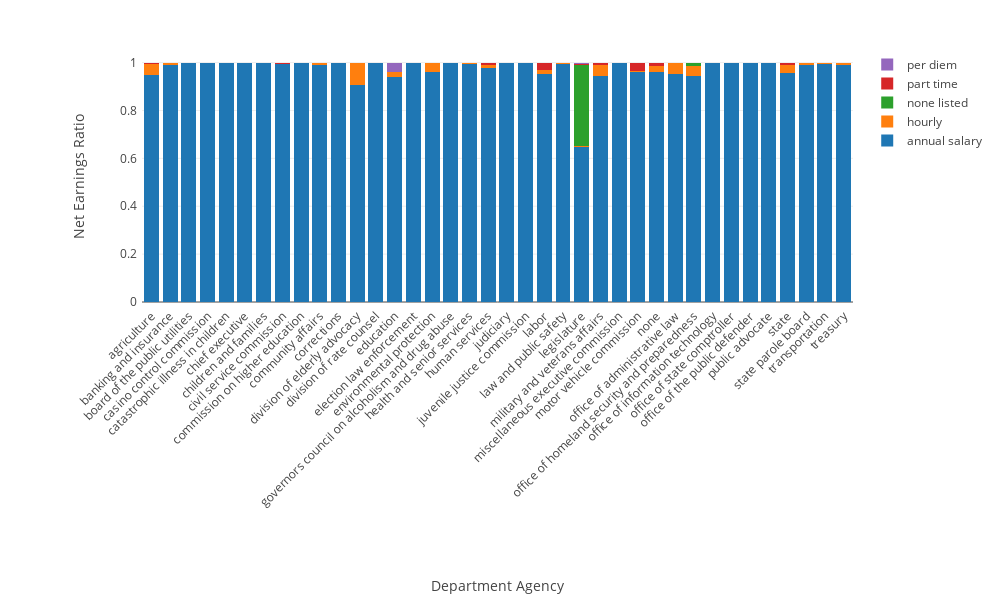

Notebook code cell kept with this figure:
### Code cell
init_notebook_mode(connected=True)

data = []

for i in relative_compensation_method_2018.columns:
    if i != 'total':
        data.append(go.Bar(
            x = relative_compensation_method_2018.index,
            y = relative_compensation_method_2018[i] / relative_compensation_method_2018['total'],
            name = i.lower()
        ))

layout = go.Layout(
    autosize=False,
    width=1000,
    height=600,
    xaxis=dict(
        title = ''.join(['Department Agency'] + [u'\xa0'] * 20 + [u'\n\xa0'] * 10),
        tickangle=-45,
        tickprefix= u'\xa0' * 20 + '\n' * 10,
        automargin=True
    ),
    yaxis=dict(
        title = 'Net Earnings Ratio',
        tickprefix= ' ' * 10,
        automargin=True
    ),
    margin=go.layout.Margin(
        l=100,
        r=50,
        b=250,
        t=50,
        pad=4
    ),
    barmode='stack',
)
fig = go.Figure(data=data, layout=layout)
iplot(fig)

### Figure 1 — Plotly figure (JSON) as saved in the notebook; plotly's stock layout.template omitted (floating-point values rounded to 4 significant figures)
{"data": [{"name": "annual salary", "type": "bar", "uid": "c975b62d-c90b-442e-b8c2-d9bb4d7d66d1", "x": ["agriculture", "banking and insurance", "board of the public utilities", "casino control commission", "catastrophic illness in children", "chief executive", "children and families", "civil service commission", "commission on higher education", "community affairs", "corrections", "division of elderly advocacy", "division of rate counsel", "education", "election law enforcement", "environmental protection", "governors council on alcoholism and drug abuse", "health and senior services", "human services", "judiciary", "juvenile justice commission", "labor", "law and public safety", "legislature", "military and veterans affairs", "miscellaneous executive commission", "motor vehicle commission", "none", "office of administrative law", "office of homeland security and preparedness", "office of information technology", "office of state comptroller", "office of the public defender", "public advocate", "state", "state parole board", "transportation", "treasury"], "y": [0.9475, 0.9896, 1.0, 1, 1, 0.9977, 0.997, 0.993, 1, 0.9902, 0.9992, 0.9052, 1, 0.9419, 0.9999, 0.9617, 1, 0.9938, 0.976, 0.9967, 0.9981, 0.9537, 0.9931, 0.6458, 0.9427, 1, 0.9587, 0.961, 0.953, 0.9449, 0.9981, 0.9999, 0.9971, 1, 0.9571, 0.9914, 0.9926, 0.9913]}, {"name": "hourly", "type": "bar", "uid": "7458e4b8-3e71-4a38-8d16-7c3ecbe06292", "x": ["agriculture", "banking and insurance", "board of the public utilities", "casino control commission", "catastrophic illness in children", "chief executive", "children and families", "civil service commission", "commission on higher education", "community affairs", "corrections", "division of elderly advocacy", "division of rate counsel", "education", "election law enforcement", "environmental protection", "governors council on alcoholism and drug abuse", "health and senior services", "human services", "judiciary", "juvenile justice commission", "labor", "law and public safety", "legislature", "military and veterans affairs", "miscellaneous executive commission", "motor vehicle commission", "none", "office of administrative law", "office of homeland security and preparedness", "office of information technology", "office of state comptroller", "office of the public defender", "public advocate", "state", "state parole board", "transportation", "treasury"], "y": [0.04826, 0.008419, 0, 0, 0, 0.002312, 4.314e-05, 0.0006423, 0, 0.009804, 0.0002812, 0.09478, 0, 0.01874, 0, 0.03599, 0, 0.005941, 0.01356, 0.001625, 0.001124, 0.01372, 0.006291, 0.004053, 0.04648, 0, 0.006884, 0.02289, 0.04697, 0.04046, 0, 0, 0.002304, 0, 0.03163, 0.00838, 0.007362, 0.008635]}, {"name": "none listed", "type": "bar", "uid": "beb6bb83-0312-4996-8a0f-bad44d7f9f37", "x": ["agriculture", "banking and insurance", "board of the public utilities", "casino control commission", "catastrophic illness in children", "chief executive", "children and families", "civil service commission", "commission on higher education", "community affairs", "corrections", "division of elderly advocacy", "division of rate counsel", "education", "election law enforcement", "environmental protection", "governors council on alcoholism and drug abuse", "health and senior services", "human services", "judiciary", "juvenile justice commission", "labor", "law and public safety", "legislature", "military and veterans affairs", "miscellaneous executive commission", "motor vehicle commission", "none", "office of administrative law", "office of homeland security and preparedness", "office of information technology", "office of state comptroller", "office of the public defender", "public advocate", "state", "state parole board", "transportation", "treasury"], "y": [3.95e-05, 3.555e-05, 3.491e-05, 0, 0, 0, 1.341e-05, 0, 0, 9.641e-06, 0.0003008, 0, 0, 2.025e-05, 0.0001446, 0.001805, 0, 3.351e-05, 2.968e-05, 1.628e-06, 6.01e-05, 3.909e-05, 7.539e-06, 0.3404, 0.001751, 0, 7.312e-05, 0.0004971, 0, 0.01462, 0, 5.608e-05, 1.264e-05, 0, 0, 0, 2.13e-05, 2.873e-05]}, {"name": "part time", "type": "bar", "uid": "cfdbcd78-cdcd-4a0e-aa3c-73ea44723ad2", "x": ["agriculture", "banking and insurance", "board of the public utilities", "casino control commission", "catastrophic illness in children", "chief executive", "children and families", "civil service commission", "commission on higher education", "community affairs", "corrections", "division of elderly advocacy", "division of rate counsel", "education", "election law enforcement", "environmental protection", "governors council on alcoholism and drug abuse", "health and senior services", "human services", "judiciary", "juvenile justice commission", "labor", "law and public safety", "legislature", "military and veterans affairs", "miscellaneous executive commission", "motor vehicle commission", "none", "office of administrative law", "office of homeland security and preparedness", "office of information technology", "office of state comptroller", "office of the public defender", "public advocate", "state", "state parole board", "transportation", "treasury"], "y": [0.004213, 0.001783, 0, 0, 0, 0, 0.002919, 0.006261, 0, 0, 0.0001963, 0, 0, 0.0007757, 0, 0.0005275, 0, 0.000231, 0.01031, 0.001671, 0.0006674, 0.03084, 0, 0.002189, 0.009037, 0, 0.03437, 0.01563, 0, 0, 0.001868, 0, 0.0005627, 0, 0.01128, 0, 0, 0]}, {"name": "per diem", "type": "bar", "uid": "7c755de9-9c65-41e6-9b98-303ef75284a8", "x": ["agriculture", "banking and insurance", "board of the public utilities", "casino control commission", "catastrophic illness in children", "chief executive", "children and families", "civil service commission", "commission on higher education", "community affairs", "corrections", "division of elderly advocacy", "division of rate counsel", "education", "election law enforcement", "environmental protection", "governors council on alcoholism and drug abuse", "health and senior services", "human services", "judiciary", "juvenile justice commission", "labor", "law and public safety", "legislature", "military and veterans affairs", "miscellaneous executive commission", "motor vehicle commission", "none", "office of administrative law", "office of homeland security and preparedness", "office of information technology", "office of state comptroller", "office of the public defender", "public advocate", "state", "state parole board", "transportation", "treasury"], "y": [0, 0.0001299, 0, 0, 0, 0, 0, 0.0001047, 0, 0, 0, 0, 0, 0.03855, 0, 0, 0, 0, 6.422e-05, 0, 0, 0.001651, 0.0006033, 0.007541, 0, 0, 0, 0, 0, 0, 0, 0, 0, 0, 0, 0.0001958, 1.884e-05, 0]}], "layout": {"autosize": false, "barmode": "stack", "height": 600, "margin": {"b": 250, "l": 100, "pad": 4, "r": 50, "t": 50}, "width": 1000, "xaxis": {"automargin": true, "autorange": true, "range": [-0.5, 37.5], "tickangle": -45, "tickprefix": "                    \n\n\n\n\n\n\n\n\n\n", "title": {"text": "Department Agency                    \n \n \n \n \n \n \n \n \n \n "}, "type": "category"}, "yaxis": {"automargin": true, "autorange": true, "range": [0, 1.053], "tickprefix": "          ", "title": {"text": "Net Earnings Ratio"}, "type": "linear"}}}
